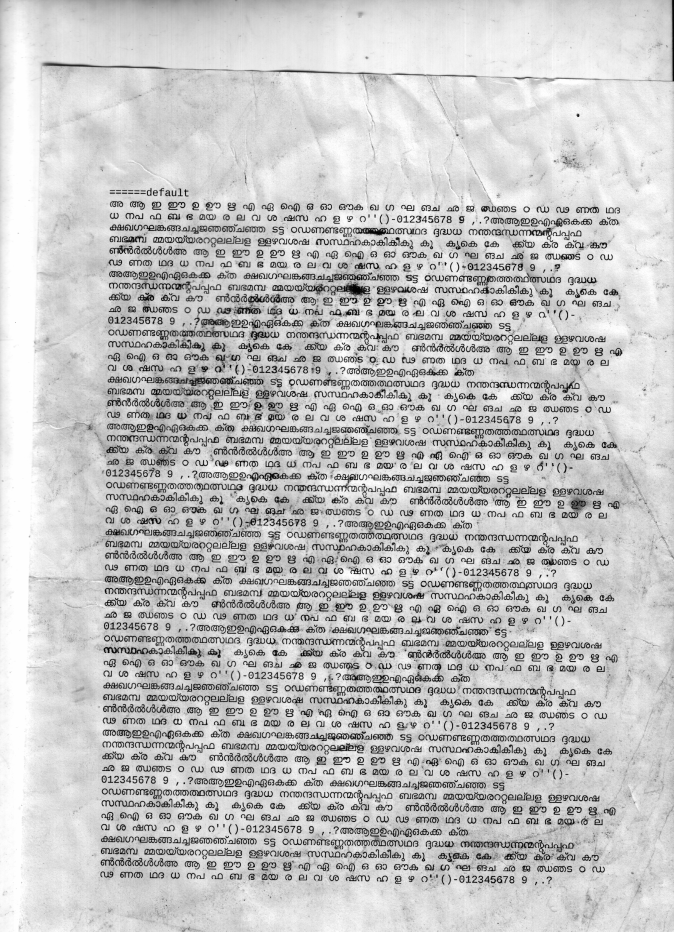
#> input picture samples/Samp35.jpeg, 3369 x 4657 px (shown at 1/5 size); its folder holds only this picture in this run
$ python -i preprocess.py   (imports and definitions only)
#> lines starting #> are read from the running program, lines starting #| are printed output that depends on the picture
# -*- coding: utf-8 -*-
"""
Created on Thu Sep 17 10:22:39 2015
@author: james
"""
#Preprocess and Segmentation
import cv2
import numpy as np
import training as train

# current_line = 0
# current_word = 0

previous_char = None
cur_char = None
BOX_SIZE = 128

# [103 lines left out: functions preprocess, skew_correction, center_box, find_blocks, find_lines, not called in this run]

class Line:
	"""Cuts the blocks into lines.Then sends it to be cut as words"""
	no_words = 0
	# [36 lines left out: functions __init__, find_words, not called in this run]

class Word:
	no_letters = 0
	def __init__(self,img):
		self.data = img
		self.char_list = find_lettes(img)

# [30 lines left out: function find_lettes, not called in this run]

class Letters:
	ratio = 0
	# [29 lines left out: functions __init__, find_sw, not called in this run]

'''Recgnizing a block of scanned image'''
# [50 lines left out: function recognize_block, not called in this run]

>>> import cv2
>>> picture = cv2.imread('samples/Samp35.jpeg')
#> picture is the input picture: shape (4657, 3369, 3); min 0, max 255, mean 195.8
>>> result = find_blocks(picture)
#> in find_blocks, `im = cv2.erode(img,kernel2,iterations = 8)`:
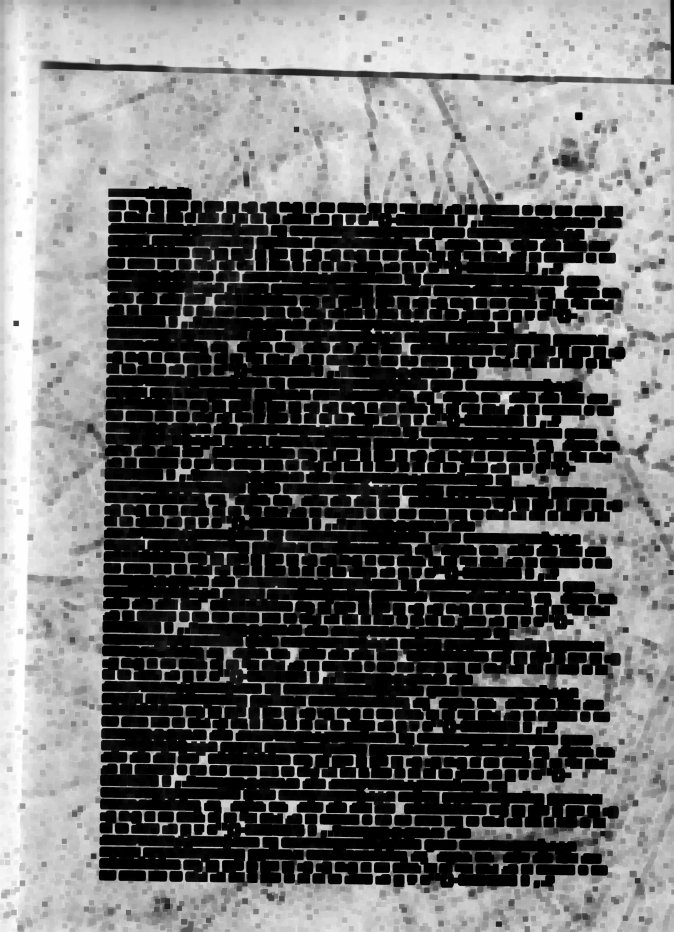
#> im: shape (4657, 3369, 3) (shown at 1/5 size); min 0, max 254, mean 105
#> in find_blocks, `im = cv2.dilate(img,kernel,iterations = 4)`:
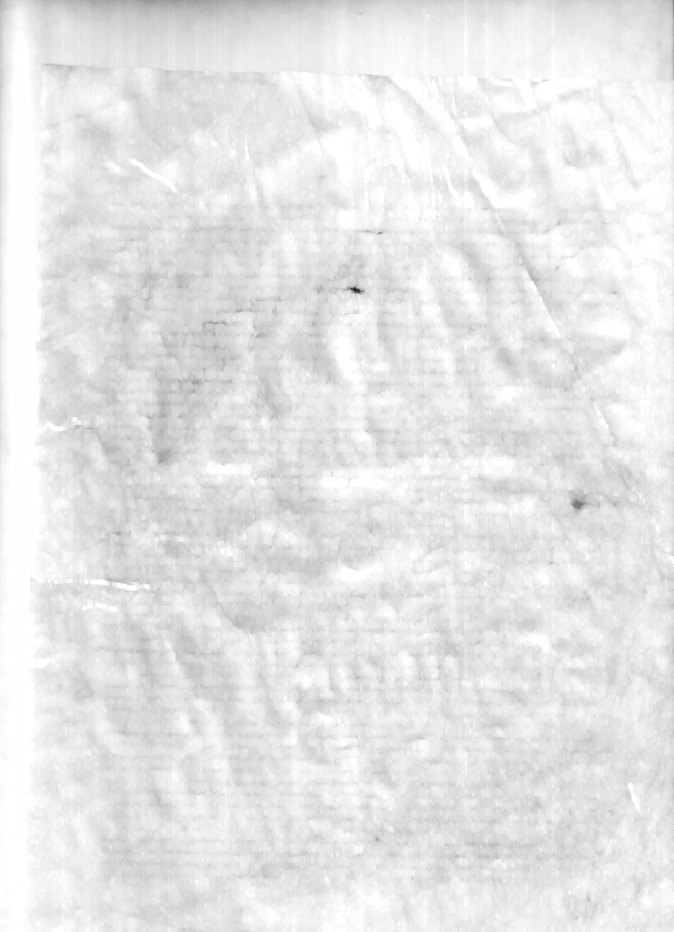
#> im: shape (4657, 3369, 3) (shown at 1/5 size); min 8, max 255, mean 230.4
#> in find_blocks, `im = cv2.erode(img,kernel2,iterations = 4)`:
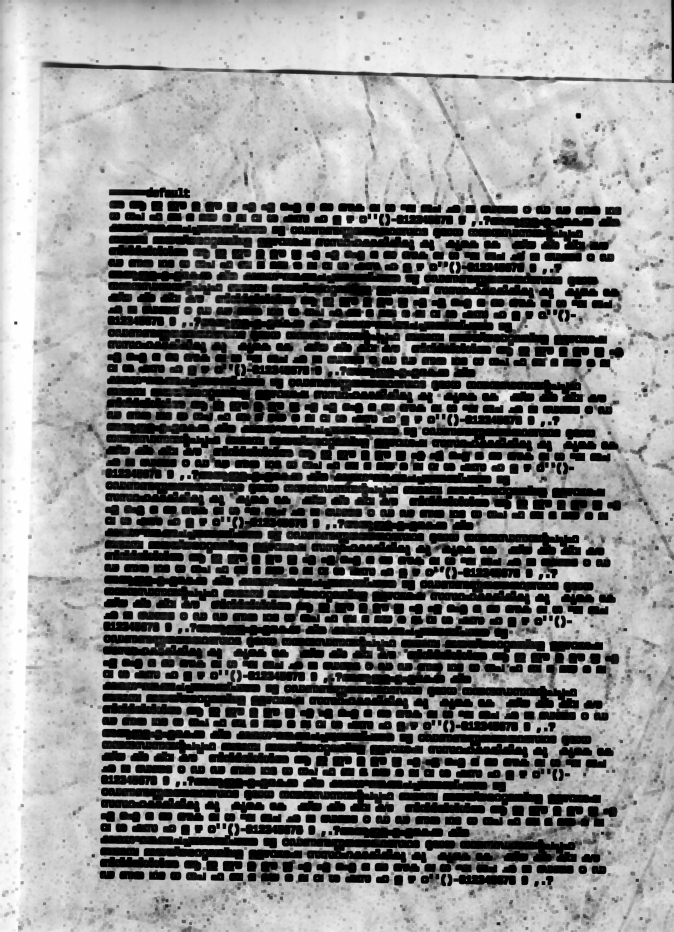
#> im: shape (4657, 3369, 3) (shown at 1/5 size); min 0, max 254, mean 135.4
